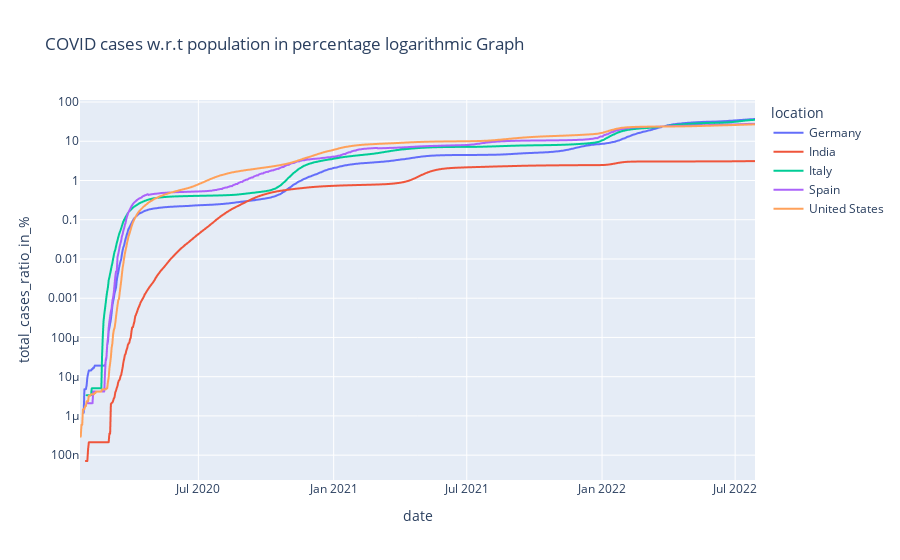

Notebook code cell kept with this figure:
### Markdown cell above
### Logarithmic Graph : The relative cases overtime of Covid infectors (absolut Covid cases/population size) in percentage

### Code cell
fig = px.line(df_my_list, x="date", y='total_cases_ratio_in_%', color ='location', title='COVID cases w.r.t population in percentage logarithmic Graph')
fig.update_layout(yaxis_type="log")
fig.show()

### Figure 1 — Plotly figure (JSON) as saved in the notebook; plotly's stock layout.template omitted (floating-point values rounded to 4 significant figures; data arrays with more than 128 entries replaced by an {"elided": "..."} marker saying what was removed)
{"data": [{"hovertemplate": "location=Germany<br>date=%{x}<br>total_cases_ratio_in_%=%{y}<extra></extra>", "legendgroup": "Germany", "line": {"color": "#636efa", "dash": "solid"}, "marker": {"symbol": "circle"}, "mode": "lines", "name": "Germany", "showlegend": true, "type": "scattergl", "x": {"elided": "914 str values"}, "xaxis": "x", "y": {"elided": "914 float values"}, "yaxis": "y"}, {"hovertemplate": "location=India<br>date=%{x}<br>total_cases_ratio_in_%=%{y}<extra></extra>", "legendgroup": "India", "line": {"color": "#EF553B", "dash": "solid"}, "marker": {"symbol": "circle"}, "mode": "lines", "name": "India", "showlegend": true, "type": "scattergl", "x": {"elided": "911 str values"}, "xaxis": "x", "y": {"elided": "911 float values"}, "yaxis": "y"}, {"hovertemplate": "location=Italy<br>date=%{x}<br>total_cases_ratio_in_%=%{y}<extra></extra>", "legendgroup": "Italy", "line": {"color": "#00cc96", "dash": "solid"}, "marker": {"symbol": "circle"}, "mode": "lines", "name": "Italy", "showlegend": true, "type": "scattergl", "x": {"elided": "910 str values"}, "xaxis": "x", "y": {"elided": "910 float values"}, "yaxis": "y"}, {"hovertemplate": "location=Spain<br>date=%{x}<br>total_cases_ratio_in_%=%{y}<extra></extra>", "legendgroup": "Spain", "line": {"color": "#ab63fa", "dash": "solid"}, "marker": {"symbol": "circle"}, "mode": "lines", "name": "Spain", "showlegend": true, "type": "scattergl", "x": {"elided": "909 str values"}, "xaxis": "x", "y": {"elided": "909 float values"}, "yaxis": "y"}, {"hovertemplate": "location=United States<br>date=%{x}<br>total_cases_ratio_in_%=%{y}<extra></extra>", "legendgroup": "United States", "line": {"color": "#FFA15A", "dash": "solid"}, "marker": {"symbol": "circle"}, "mode": "lines", "name": "United States", "showlegend": true, "type": "scattergl", "x": {"elided": "919 str values"}, "xaxis": "x", "y": {"elided": "919 float values"}, "yaxis": "y"}], "layout": {"legend": {"title": {"text": "location"}, "tracegroupgap": 0}, "title": {"text": "COVID cases w.r.t population in percentage logarithmic Graph"}, "xaxis": {"anchor": "y", "domain": [0, 1], "title": {"text": "date"}}, "yaxis": {"anchor": "x", "domain": [0, 1], "title": {"text": "total_cases_ratio_in_%"}, "type": "log"}}}
